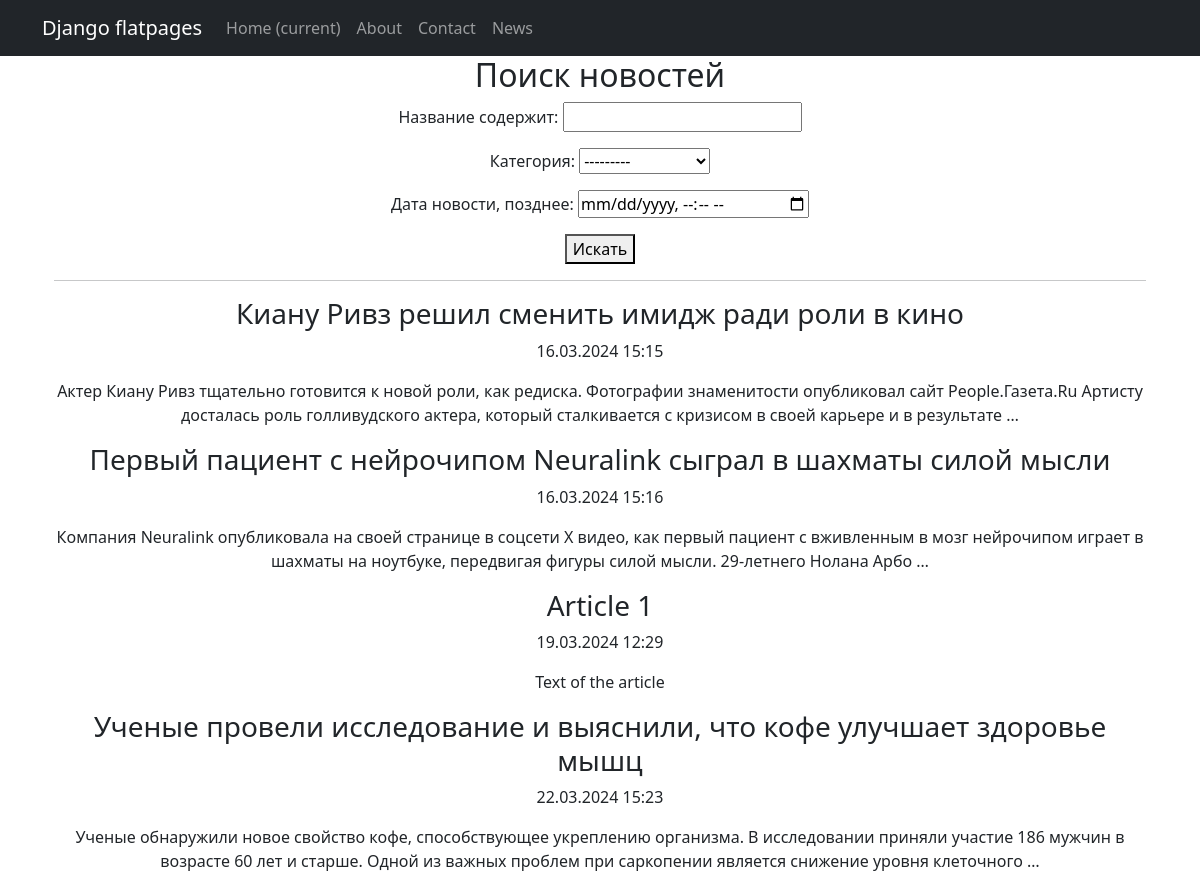
Page /news/search/ on the earlier database version.
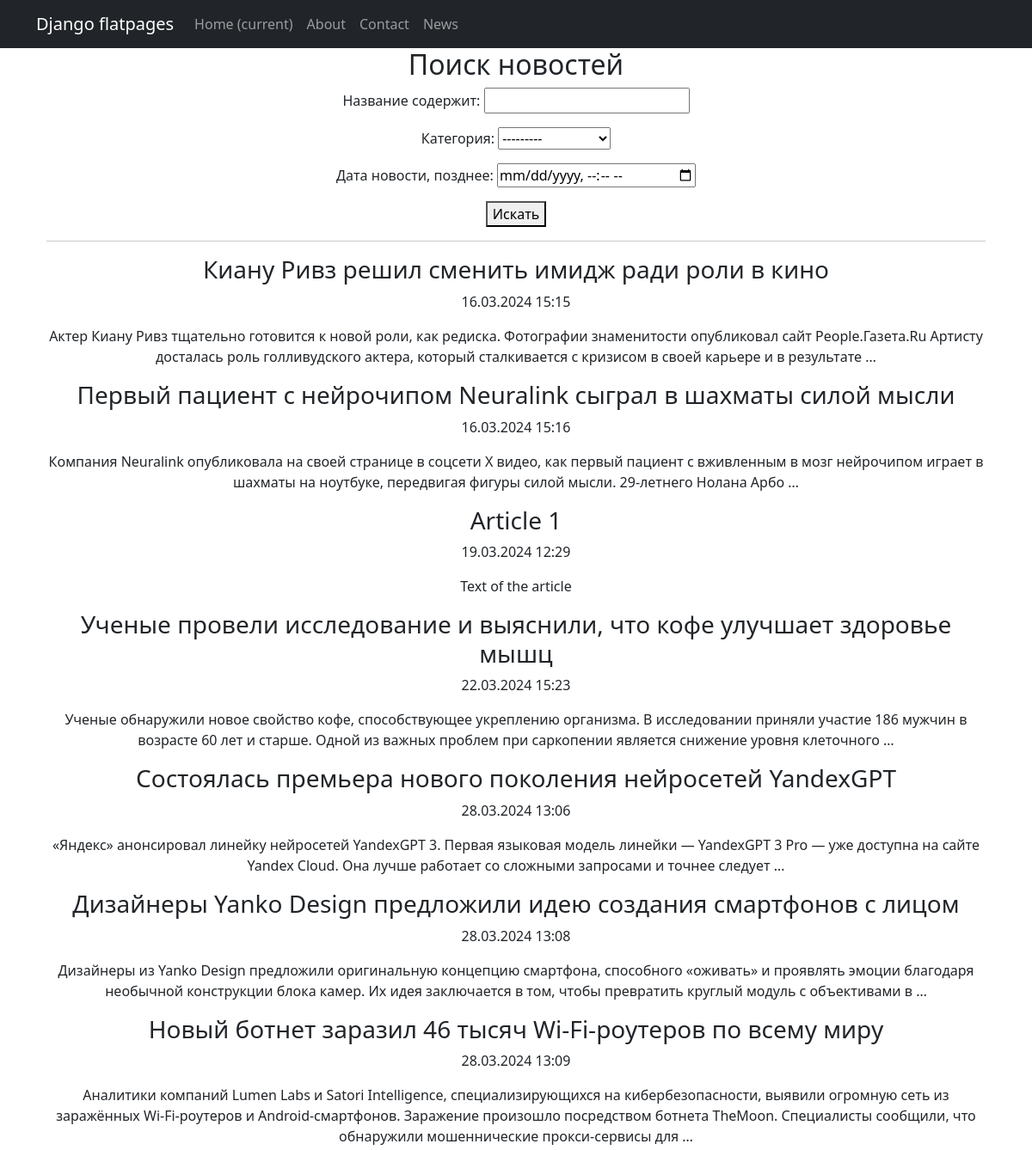
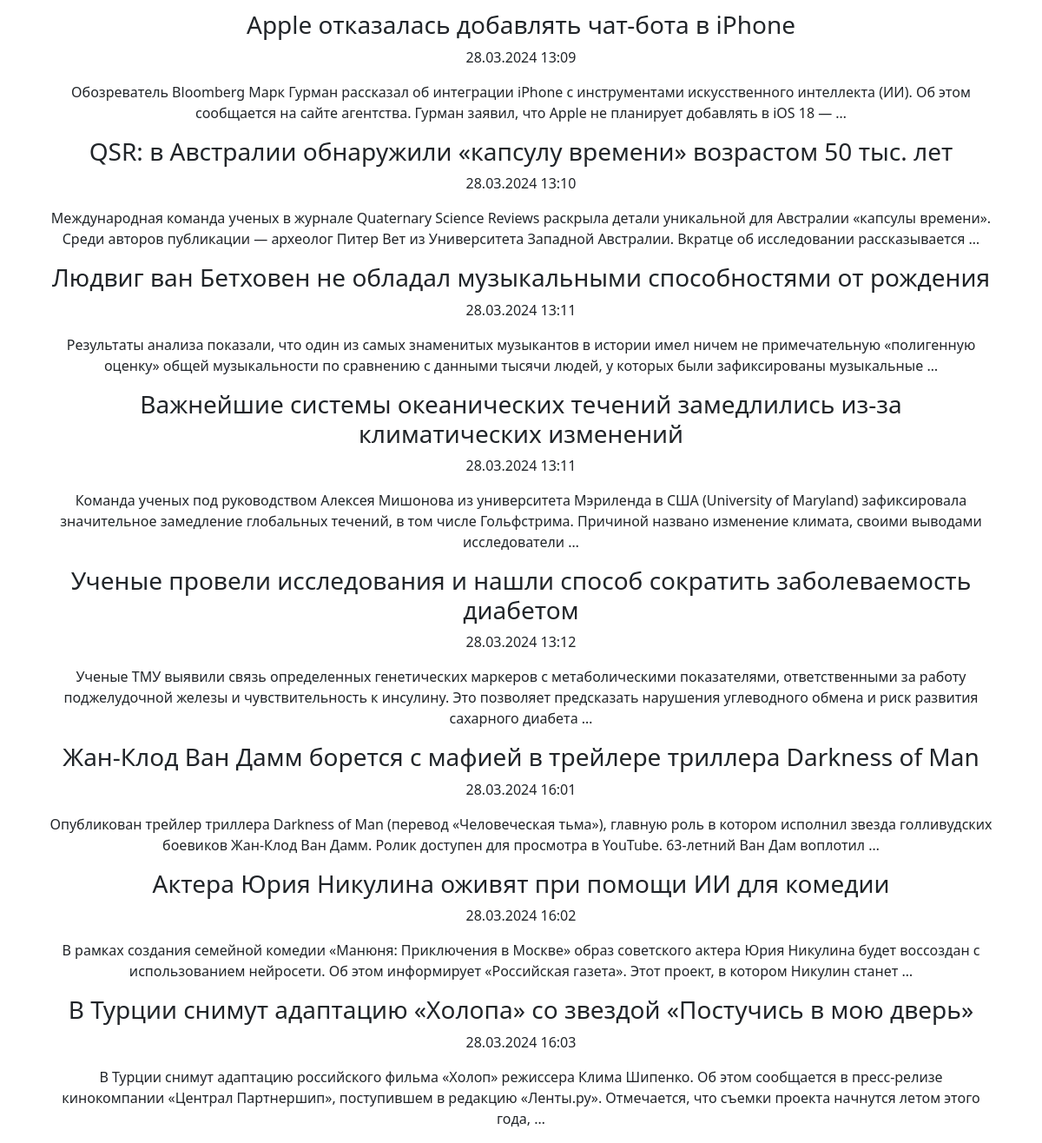
Same page on the later database version (2 pictures, top to bottom).
### news/models.py (models this page shows, shortened)
class Post(models.Model):
    NEWS = 'NW'
    ARTICLE = 'AR'
    POST_TYPES = [
        (NEWS, 'News'),
        (ARTICLE, 'Article'),
    ]
    author = models.ForeignKey(Author, on_delete=models.CASCADE)
    post_type = models.CharField(max_length=2, choices=POST_TYPES, default=ARTICLE)
    creation_date = models.DateTimeField(auto_now_add=True)
    categories = models.ManyToManyField(Category, through='PostCategory')
    title = models.CharField(max_length=255)
    text = models.TextField()
    rating = models.IntegerField(default=0)

### news/views.py (the view)
# urls.py: path('news/search/', search_news, name='search_news'),
def search_news(request):
    news_list = Post.objects.all()
    news_filter = NewsFilter(request.GET, queryset=news_list)
    return render(request, 'news/search_news.html', {'filter': news_filter})

### news/models.py (called while the page is built)
    def __str__(self):
        return self.name

### templates/news/search_news.html
{% extends 'flatpages/default.html' %}
{% block content %}
<div class="container">
    <h2>Поиск новостей</h2>
    <form method="get">
        {{ filter.form.as_p }}
        <button type="submit">Искать</button>
    </form>
    <hr>
    {% for news in filter.qs %}
    <div>
        <h3>{{ news.title }}</h3>
        <p>{{ news.creation_date|date:"d.m.Y H:i" }}</p>
        <p>{{ news.text|truncatewords:30 }}</p>
    </div>
    {% endfor %}
</div>
{% endblock %}

### templates/flatpages/default.html (shortened to what this page needs)
<!DOCTYPE html>
<html lang="en">
    <head>
        {% load static %}
        <link href="{% static 'css/styles.css' %}" rel="stylesheet" />
    </head>
    <body>
    <nav class="navbar navbar-expand-lg navbar-dark bg-dark static-top">
        <div class="container">
            <a class="navbar-brand" href="#">Django flatpages</a>
            <div class="collapse navbar-collapse" id="navbarResponsive">
                <ul class="navbar-nav ml-auto">
                    <li class="nav-item active">
                        <a class="nav-link" href="#">Home
                            <span class="sr-only">(current)</span>
                        </a>
                    </li>
                    <li class="nav-item">
                        <a class="nav-link" href="/about/">About</a>
                    </li>
                    <li class="nav-item">
                        <a class="nav-link" href="/contacts/">Contact</a>
                    </li>
                    <li class="nav-item">
                        <a class="nav-link" href="/news/">News</a>
                    </li>
                </ul>
            </div>
        </div>
    </nav>
    <div class="container">
        <div class="row">
            <div class="col-lg-12 text-center">
                {% block content %}
                {% endblock content %}
            </div>
        </div>
    </div>
    </body>
</html>

Differences in the rows shown:
added Post: title "Состоялась премьера нового поколения нейросетей YandexGPT", creation_date "28.03.2024 13:06", text "«Яндекс» анонсировал линейку нейросетей YandexGPT 3. Первая языковая модель линейки — YandexGPT 3 Pro — уже доступна на сайте Yandex Cloud. Она лучше работает со сложными запросами и точнее следует …"
added Post: title "Дизайнеры Yanko Design предложили идею создания смартфонов с лицом", creation_date "28.03.2024 13:08", text "Дизайнеры из Yanko Design предложили оригинальную концепцию смартфона, способного «оживать» и проявлять эмоции благодаря необычной конструкции блока камер. Их идея заключается в том, чтобы превратить круглый модуль с объективами в …"
added Post: title "Новый ботнет заразил 46 тысяч Wi-Fi-роутеров по всему миру", creation_date "28.03.2024 13:09", text "Аналитики компаний Lumen Labs и Satori Intelligence, специализирующихся на кибербезопасности, выявили огромную сеть из заражённых Wi-Fi-роутеров и Android-смартфонов. Заражение произошло посредством ботнета TheMoon. Специалисты сообщили, что обнаружили мошеннические прокси-сервисы для …"
added Post: title "Apple отказалась добавлять чат-бота в iPhone", creation_date "28.03.2024 13:09", text "Обозреватель Bloomberg Марк Гурман рассказал об интеграции iPhone с инструментами искусственного интеллекта (ИИ). Об этом сообщается на сайте агентства. Гурман заявил, что Apple не планирует добавлять в iOS 18 — …"
added Post: title "QSR: в Австралии обнаружили «капсулу времени» возрастом 50 тыс. лет", creation_date "28.03.2024 13:10", text "Международная команда ученых в журнале Quaternary Science Reviews раскрыла детали уникальной для Австралии «капсулы времени». Среди авторов публикации — археолог Питер Вет из Университета Западной Австралии. Вкратце об исследовании рассказывается …"
added Post: title "Людвиг ван Бетховен не обладал музыкальными способностями от рождения", creation_date "28.03.2024 13:11", text "Результаты анализа показали, что один из самых знаменитых музыкантов в истории имел ничем не примечательную «полигенную оценку» общей музыкальности по сравнению с данными тысячи людей, у которых были зафиксированы музыкальные …"
added Post: title "Важнейшие системы океанических течений замедлились из-за климатических изменений", creation_date "28.03.2024 13:11", text "Команда ученых под руководством Алексея Мишонова из университета Мэриленда в США (University of Maryland) зафиксировала значительное замедление глобальных течений, в том числе Гольфстрима. Причиной названо изменение климата, своими выводами исследователи …"
added Post: title "Ученые провели исследования и нашли способ сократить заболеваемость диабетом", creation_date "28.03.2024 13:12", text "Ученые ТМУ выявили связь определенных генетических маркеров с метаболическими показателями, ответственными за работу поджелудочной железы и чувствительность к инсулину. Это позволяет предсказать нарушения углеводного обмена и риск развития сахарного диабета …"
added Post: title "Жан-Клод Ван Дамм борется с мафией в трейлере триллера Darkness of Man", creation_date "28.03.2024 16:01", text "Опубликован трейлер триллера Darkness of Man (перевод «Человеческая тьма»), главную роль в котором исполнил звезда голливудских боевиков Жан-Клод Ван Дамм. Ролик доступен для просмотра в YouTube. 63-летний Ван Дам воплотил …"
added Post: title "Актера Юрия Никулина оживят при помощи ИИ для комедии", creation_date "28.03.2024 16:02", text "В рамках создания семейной комедии «Манюня: Приключения в Москве» образ советского актера Юрия Никулина будет воссоздан с использованием нейросети. Об этом информирует «Российская газета». Этот проект, в котором Никулин станет …"
added Post: title "В Турции снимут адаптацию «Холопа» со звездой «Постучись в мою дверь»", creation_date "28.03.2024 16:03", text "В Турции снимут адаптацию российского фильма «Холоп» режиссера Клима Шипенко. Об этом сообщается в пресс-релизе кинокомпании «Централ Партнершип», поступившем в редакцию «Ленты.ру». Отмечается, что съемки проекта начнутся летом этого года, …"
